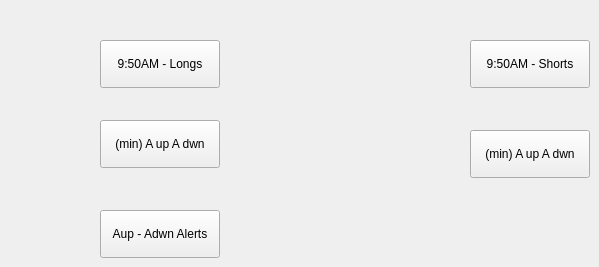
    <widget class="QWidget" name="tab_2">
     <attribute name="title">
      <string>Market</string>
     </attribute>
     <widget class="QPushButton" name="pushButtonACDgetshorts">
      <property name="geometry">
       <rect>
        <x>470</x>
        <y>40</y>
        <width>120</width>
        <height>48</height>
       </rect>
      </property>
      <property name="minimumSize">
       <size>
        <width>120</width>
        <height>48</height>
       </size>
      </property>
      <property name="baseSize">
       <size>
        <width>120</width>
        <height>48</height>
       </size>
      </property>
      <property name="text">
       <string>9:50AM - Shorts</string>
      </property>
     </widget>
     <widget class="QPushButton" name="pushButtonACDgetlongs">
      <property name="geometry">
       <rect>
        <x>100</x>
        <y>40</y>
        <width>120</width>
        <height>48</height>
       </rect>
      </property>
      <property name="minimumSize">
       <size>
        <width>120</width>
        <height>48</height>
       </size>
      </property>
      <property name="baseSize">
       <size>
        <width>120</width>
        <height>48</height>
       </size>
      </property>
      <property name="text">
       <string>9:50AM - Longs</string>
      </property>
     </widget>
     <widget class="QPushButton" name="pushButtonAuplongs">
      <property name="geometry">
       <rect>
        <x>100</x>
        <y>120</y>
        <width>120</width>
        <height>48</height>
       </rect>
      </property>
      <property name="minimumSize">
       <size>
        <width>120</width>
        <height>48</height>
       </size>
      </property>
      <property name="baseSize">
       <size>
        <width>120</width>
        <height>48</height>
       </size>
      </property>
      <property name="text">
       <string>(min) A up A dwn</string>
      </property>
     </widget>
     <widget class="QPushButton" name="pushButtonAdwnshorts">
      <property name="geometry">
       <rect>
        <x>470</x>
        <y>130</y>
        <width>120</width>
        <height>48</height>
       </rect>
      </property>
      <property name="minimumSize">
       <size>
        <width>120</width>
        <height>48</height>
       </size>
      </property>
      <property name="baseSize">
       <size>
        <width>120</width>
        <height>48</height>
       </size>
      </property>
      <property name="text">
       <string>(min) A up A dwn</string>
      </property>
     </widget>
     <widget class="QPushButton" name="pushButtonAplusAlerts">
      <property name="geometry">
       <rect>
        <x>100</x>
        <y>210</y>
        <width>120</width>
        <height>48</height>
       </rect>
      </property>
      <property name="minimumSize">
       <size>
        <width>120</width>
        <height>48</height>
       </size>
      </property>
      <property name="baseSize">
       <size>
        <width>120</width>
        <height>48</height>
       </size>
      </property>
      <property name="text">
       <string>Aup - Adwn Alerts</string>
      </property>
     </widget>
    </widget>
